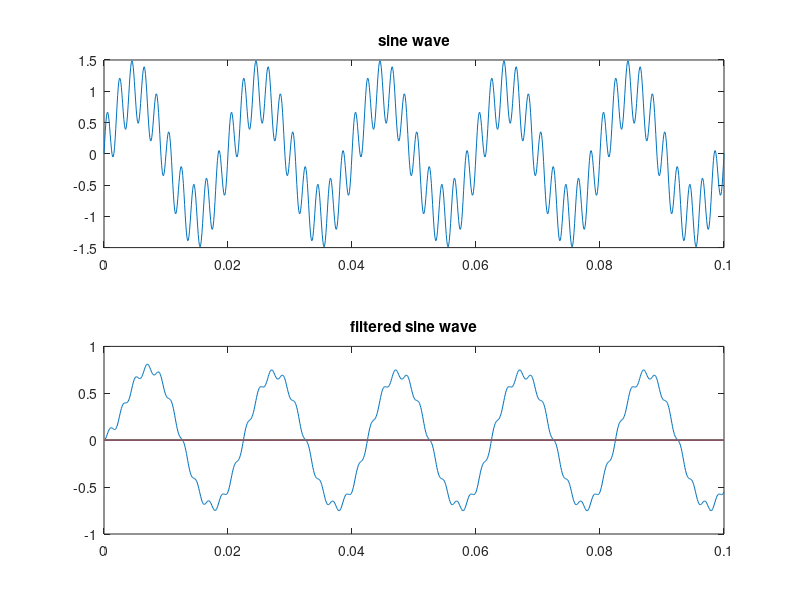

Recreate this plot in MATLAB.
%% original signal
amp1 = 1;
f1 = 50;
amp2 = 0.5;
f2 = 500;
fs = 10000;
final_time = 0.1;
dt = 1/fs;
simulation_time = linspace(0,final_time,final_time/dt+1);

sin1 = amp1*sin(2*pi*f1*(simulation_time));
sin2 = amp2*sin(2*pi*f2*(simulation_time));
sin3 = sin1+sin2;

%% plot sine
figure(1)
subplot(2,1,1)
plot(simulation_time,sin3);
title('sine wave')

%% analog filter parameters in s plane
tau = 1/(2*pi*50);
num=1;
den = [tau, 1];;
fs = 10000;
%% get discrete filter paramaters in z plane
[numd,dend]=bilinear(num,den,fs);

a0=1;
a1= -0.9691;
b0=0.0155;
b1=0.0155;
%% data stream filter implementation
Y = zeros(length(sin3));
for i=2:length(Y)
    Y(i) = -a1*(Y(i-1)) + b0*(sin3(i))+b1*(sin3(i-1)) ;
end

%% plot filtered data stream
subplot(2,1,2)
plot(simulation_time,Y);
title('filtered sine wave')

